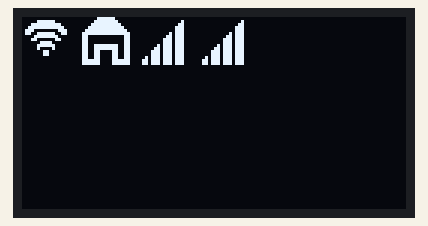
Simulated run of this sketch. Board: Arduino Uno, built with avr-gcc and run on an emulated ATmega328P. On the bench: 128×64 one-colour display.

Above: at 0.1 s.

The sketch:

test_icons.ino
```cpp
#include <Wire.h>
#include <Adafruit_GFX.h>
#include <Adafruit_SSD1306.h>

#define SCREEN_WIDTH 128
#define SCREEN_HEIGHT 64

#define OLED_RESET    -1
Adafruit_SSD1306 display(SCREEN_WIDTH, SCREEN_HEIGHT, &Wire, OLED_RESET);

// Bitmap
unsigned char wifi1_icon16x16[] = {
  0b00000000, 0b00000000, //
  0b00000111, 0b11100000, //      ######
  0b00011111, 0b11111000, //    ##########
  0b00111111, 0b11111100, //   ############
  0b01110000, 0b00001110, //  ###        ###
  0b01100111, 0b11100110, //  ##  ######  ##
  0b00001111, 0b11110000, //     ########
  0b00011000, 0b00011000, //    ##      ##
  0b00000011, 0b11000000, //       ####
  0b00000111, 0b11100000, //      ######
  0b00000100, 0b00100000, //      #    #
  0b00000001, 0b10000000, //        ##
  0b00000001, 0b10000000, //        ##
  0b00000000, 0b00000000, //
  0b00000000, 0b00000000, //
  0b00000000, 0b00000000, //
};

 unsigned char home_icon16x16[] =
{
	0b00000111, 0b11100000, //      ######
	0b00001111, 0b11110000, //     ########
	0b00011111, 0b11111000, //    ##########
	0b00111111, 0b11111100, //   ############
	0b01111111, 0b11111110, //  ##############
	0b11111111, 0b11111111, // ################
	0b11000000, 0b00000011, // ##            ##
	0b11000000, 0b00000011, // ##            ##
	0b11000000, 0b00000011, // ##            ##
	0b11001111, 0b11110011, // ##  ########  ##
	0b11001111, 0b11110011, // ##  ########  ##
	0b11001100, 0b00110011, // ##  ##    ##  ##
	0b11001100, 0b00110011, // ##  ##    ##  ##
	0b11001100, 0b00110011, // ##  ##    ##  ##
	0b11111100, 0b00111111, // ######    ######
	0b11111100, 0b00111111, // ######    ######
};


 unsigned char signal4_icon16x16[] =
{
	0b00000000, 0b00000000, //
	0b00000000, 0b00000100, //              #
	0b00000000, 0b00001100, //             ##
	0b00000000, 0b00011100, //            ###
	0b00000000, 0b00011100, //            ###
	0b00000000, 0b01011100, //          # ###
	0b00000000, 0b11011100, //         ## ###
	0b00000001, 0b11011100, //        ### ###
	0b00000001, 0b11011100, //        ### ###
	0b00000101, 0b11011100, //      # ### ###
	0b00001101, 0b11011100, //     ## ### ###
	0b00011101, 0b11011100, //    ### ### ###
	0b00011101, 0b11011100, //    ### ### ###
	0b01011101, 0b11011100, //  # ### ### ###
	0b11011101, 0b11011100, // ## ### ### ###
	0b11011101, 0b11011100, // ## ### ### ###
};

 unsigned char warning_icon16x16[] =
{
	0b00000000, 0b10000000, //         #
	0b00000001, 0b11000000, //        ###
	0b00000001, 0b11000000, //        ###
	0b00000011, 0b11100000, //       #####
	0b00000011, 0b01100000, //       ## ##
	0b00000111, 0b01110000, //      ### ###
	0b00000110, 0b00110000, //      ##   ##
	0b00001110, 0b10111000, //     ### # ###
	0b00001100, 0b10011000, //     ##  #  ##
	0b00011100, 0b10011100, //    ###  #  ###
	0b00011000, 0b10001100, //    ##   #   ##
	0b00111000, 0b00001110, //   ###       ###
	0b00110000, 0b10000110, //   ##    #    ##
	0b01111111, 0b11111111, //  ###############
	0b01111111, 0b11111111, //  ###############
	0b00000000, 0b00000000, //
};


void setup() {
  // Inicializa a comunicação com a tela OLED
  if(!display.begin(SSD1306_SWITCHCAPVCC, 0x3C)) {
    Serial.println(F("SSD1306 allocation failed"));
    for(;;);
  }

  // Limpa a tela
  display.clearDisplay();

  // Define a cor do texto (branco)
  display.setTextColor(SSD1306_WHITE);

  // Exibe o bitmap na tela
  display.drawBitmap(0, 0, wifi1_icon16x16, 16, 16, SSD1306_WHITE);
  display.drawBitmap(20, 0, home_icon16x16, 16, 16, SSD1306_WHITE);
  display.drawBitmap(40, 0, signal4_icon16x16, 16, 16, SSD1306_WHITE);
  display.drawBitmap(60, 0, signal4_icon16x16, 16, 16, SSD1306_WHITE);
  display.display();
}

void loop() {
  // O código do loop vai aqui
}
```
